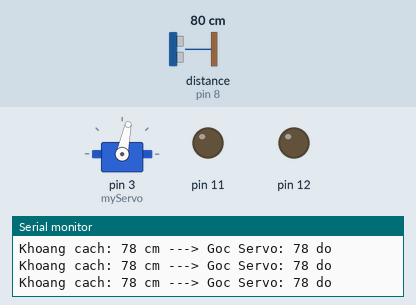
Simulated run of this sketch. Board: Arduino Uno, built with avr-gcc and run on an emulated ATmega328P. Shown: servo, output pins drawn as LEDs (lit = HIGH), the last lines printed to the serial monitor. Wiring (inferred from the names in the program): ultrasonic range finder: trigger pin 9; echo pin 8. Dashed ring = blinking. Inputs (shaded band) come from the test bench; at power-on: distance to the obstacle (sensor on pin 8) 80 cm. The echo pulse lasts 58.3 µs per cm; pins used as bus, display or sensor lines are not drawn.

Above: at 1.2 s.
1.3 s: distance to the obstacle (sensor on pin 8) set to 34 cm
At 1.8 s:
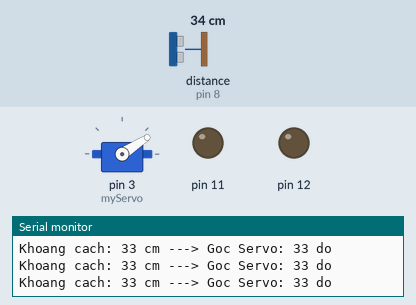
2.8 s: distance to the obstacle (sensor on pin 8) set to 27 cm
At 2.98 s:
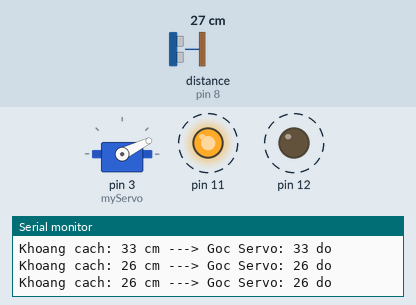
5.8 s: distance to the obstacle (sensor on pin 8) set to 299 cm
At 6.8 s:
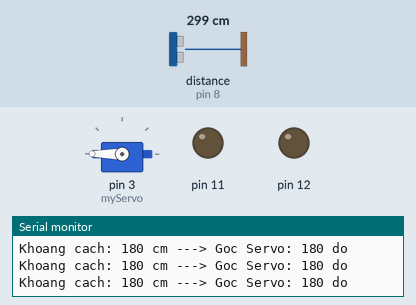
7.4 s: distance to the obstacle (sensor on pin 8) set to 2 cm
At 7.55 s:
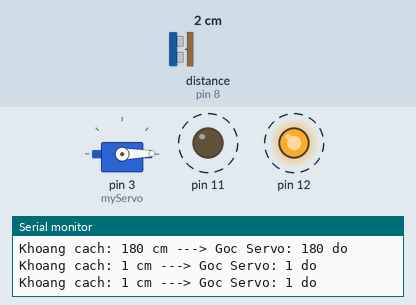
10.4 s: distance to the obstacle (sensor on pin 8) set to 60 cm
At 11.4 s:
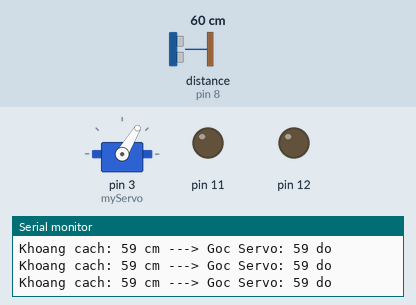
11.9 s: distance to the obstacle (sensor on pin 8) set to 250 cm
At 12.8 s:
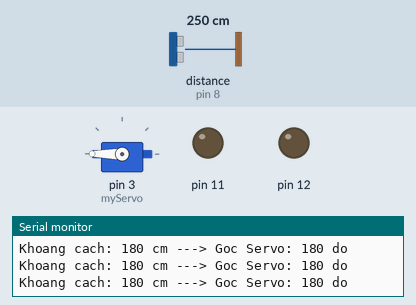
Timing chart, 0 to 14.4 s (numbered marks = the images above; inputs shaded):
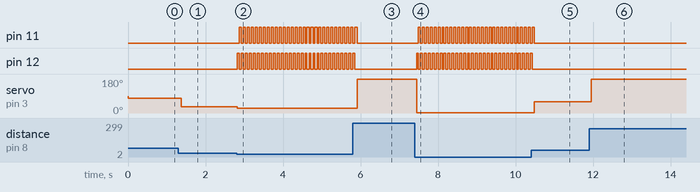

Measured:
- the behaviour switches between 31 and 30 cm on distance to the obstacle (sensor on pin 8) (found by bisection; images 1 and 2)
- after the input at 1.3 s, servo on pin 3 (myServo): 78° → 33° after 0.08 s
- after the input at 2.8 s, pin 11: alternates HIGH for 0.05 s and LOW for 0.05 s, starting after 0.07 s; pin 12: alternates HIGH for 0.05 s and LOW for 0.05 s, starting at once; servo on pin 3 (myServo): 33° → 26° at once
- after the input at 5.8 s, pin 11, pin 12: goes on until 5.9 s, then stays LOW; servo on pin 3 (myServo): 26° → 180° after 0.12 s
- after the input at 7.4 s, pin 11: alternates HIGH for 0.05 s and LOW for 0.05 s, starting after 0.10 s; pin 12: alternates HIGH for 0.05 s and LOW for 0.05 s, starting after 0.05 s; servo on pin 3 (myServo): alternates 2° for 0.10 s and 1° for 0.20 s, starting after 0.05 s
- after the input at 10.4 s, pin 11: goes on until 10.5 s, then stays LOW; pin 12: goes on until 10.4 s, then stays LOW
- after the input at 11.9 s, servo on pin 3 (myServo): 59° → 180° after 0.06 s

The sketch:

main.ino
```cpp
#include <Servo.h>

const int trigPin = 9;
const int echoPin = 8;
Servo myServo;

void setup() {
  pinMode(12, OUTPUT);
  pinMode(11, OUTPUT);
  pinMode(trigPin, OUTPUT);
  pinMode(echoPin, INPUT);

  Serial.begin(9600);
  myServo.attach(3);
}

void loop() {
  // Đo khoảng cách từ cảm biến siêu âm
  digitalWrite(trigPin, LOW);
  delayMicroseconds(2);
  digitalWrite(trigPin, HIGH);
  delayMicroseconds(10);
  digitalWrite(trigPin, LOW);

  long duration = pulseIn(echoPin, HIGH);
  int distance = duration * 0.034 / 2;

  // Giới hạn khoảng cách đọc được trong phạm vi từ 0 đến 180cm để xử lý
  if (distance > 180) distance = 180;

  // HÀM ÁNH XẠ THẦN KỲ:
  // Nếu khoảng cách chạy từ 0 -> 180cm, tự động tính toán ra góc quay từ 0 -> 180 độ tương ứng
  int gocServo = map(distance, 0, 180, 0, 180);

  // Ép Servo quay theo góc vừa tính toán
  myServo.write(gocServo);

  // In báo cáo lên màn hình máy tính để kiểm tra
  Serial.print("Khoang cach: ");
  Serial.print(distance);
  Serial.print(" cm ---> Goc Servo: ");
  Serial.print(gocServo);
  Serial.println(" do");

  // Đèn led chớp nháy cảnh báo nếu vật cản quá gần (dưới 30cm)
  if (distance < 30) {
    digitalWrite(12, HIGH); digitalWrite(11, LOW);  delay(50);
    digitalWrite(12, LOW);  digitalWrite(11, HIGH); delay(50);
  } else {
    digitalWrite(12, LOW);
    digitalWrite(11, LOW);
    delay(100);
  }
}
```
